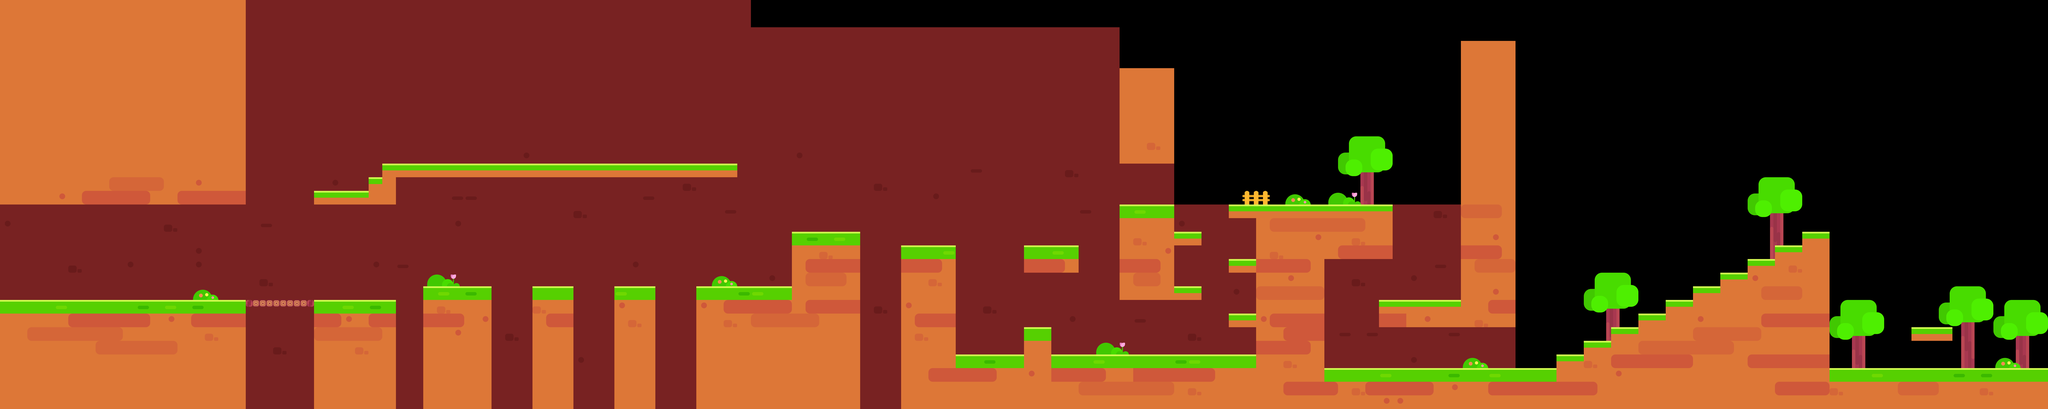

Below is a game level as drawn by its tile map, then a one-line description and the .tmx that defines it (tile-layer data replaced by summaries):
An orthogonal 150x30 tile map with 80x80 px tiles, 6 tile layers (zhuangshi02, dixing, dixingzhuangshi, dimian, ...).

<map version="1.0" orientation="orthogonal" renderorder="right-down" width="150" height="30" tilewidth="80" tileheight="80">
 <tileset firstgid="1" name="map_1" tilewidth="80" tileheight="80">
  <image source="map_1.png" width="640" height="640" />
 </tileset>
 <layer name="zhuangshi02" width="150" height="30">
  <data>[4500 cells, 148 non-empty, 26 distinct tile ids]</data>
 </layer>
 <layer name="dixing" width="150" height="30">
  <data>[4500 cells, 3158 non-empty, 3 distinct tile ids]</data>
 </layer>
 <layer name="dixingzhuangshi" width="150" height="30">
  <data>[4500 cells, 297 non-empty, 10 distinct tile ids]</data>
 </layer>
 <layer name="dimian" width="150" height="30">
  <data>[4500 cells, 119 non-empty, 4 distinct tile ids]</data>
 </layer>
 <layer name="dimianzhuangshi" width="150" height="30">
  <data>[4500 cells, 26 non-empty, 2 distinct tile ids]</data>
 </layer>
 <layer name="zhuangshi01" width="150" height="30">
  <data>[4500 cells, 19 non-empty, 5 distinct tile ids]</data>
 </layer>
</map>